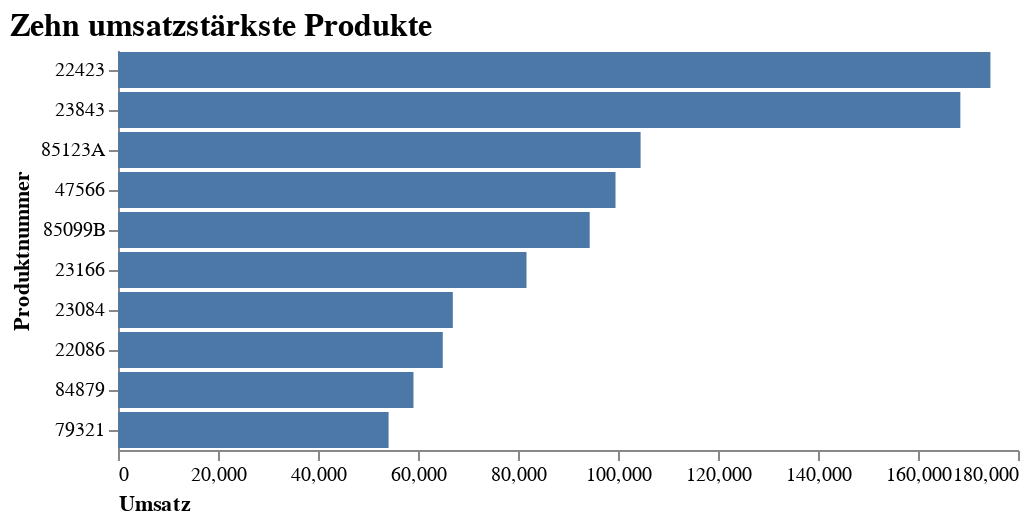

The cell this chart's notebook holds for it:
### Markdown cell above
#### H2: Mit einem Produkt wird ein Umsatz von mindestens zehn Prozent des Gesamtumsatzes erzielt.

### Code cell
# Filter nach den umsatzstärksten Produkten
df_plot = df_sales.groupby("StockCode").sum().sort_values(["TotalPrice"], ascending=False)[:10]
df_plot["StockCode"] = df_plot.index

# Visualisierung der umsatzstärksten Kunden
alt.Chart(df_plot).mark_bar().encode(
    x=alt.X("TotalPrice",
            axis=alt.Axis(title="Umsatz", 
                          labelAngle=0,
                          titleAnchor="start",
                          grid=False)),
    y=alt.Y("StockCode",
            sort="-x", 
            axis=alt.Axis(title = "Produktnummer",
                          titleAnchor="middle"))
).properties(
    title="Zehn umsatzstärkste Produkte",
    width=450,
    height=200
).configure_view(
    strokeWidth=0
).configure_title( 
    fontSize=16,
    font='Arial',
    color='black',
    anchor='start'
)

### Figure 1 — Vega-Lite specification as saved in the notebook (floating-point values rounded to 4 significant figures)
{"config": {"view": {"continuousWidth": 400, "continuousHeight": 300, "strokeWidth": 0}, "title": {"anchor": "start", "color": "black", "font": "Arial", "fontSize": 16}}, "data": {"name": "data-83aae6d7e63068194891492f8a6440d7"}, "mark": "bar", "encoding": {"x": {"type": "quantitative", "axis": {"grid": false, "labelAngle": 0, "title": "Umsatz", "titleAnchor": "start"}, "field": "TotalPrice"}, "y": {"type": "nominal", "axis": {"title": "Produktnummer", "titleAnchor": "middle"}, "field": "StockCode", "sort": "-x"}}, "height": 200, "title": "Zehn umsatzstärkste Produkte", "width": 450, "$schema": "https://vega.github.io/schema/vega-lite/v4.8.1.json", "datasets": {"data-83aae6d7e63068194891492f8a6440d7": [{"Quantity": 13890, "UnitPrice": 28190.0, "TotalPrice": 174500.0, "StockCode": "22423"}, {"Quantity": 80995, "UnitPrice": 2.08, "TotalPrice": 168500.0, "StockCode": "23843"}, {"Quantity": 41664, "UnitPrice": 7060.0, "TotalPrice": 104500.0, "StockCode": "85123A"}, {"Quantity": 18299, "UnitPrice": 9885.0, "TotalPrice": 99500.0, "StockCode": "47566"}, {"Quantity": 48478, "UnitPrice": 5249.0, "TotalPrice": 94340.0, "StockCode": "85099B"}, {"Quantity": 78033, "UnitPrice": 367.1, "TotalPrice": 81700.0, "StockCode": "23166"}, {"Quantity": 31722, "UnitPrice": 2466.0, "TotalPrice": 66960.0, "StockCode": "23084"}, {"Quantity": 19355, "UnitPrice": 4028.0, "TotalPrice": 64950.0, "StockCode": "22086"}, {"Quantity": 36461, "UnitPrice": 2564.0, "TotalPrice": 59090.0, "StockCode": "84879"}, {"Quantity": 10423, "UnitPrice": 4549.0, "TotalPrice": 54120.0, "StockCode": "79321"}]}}
